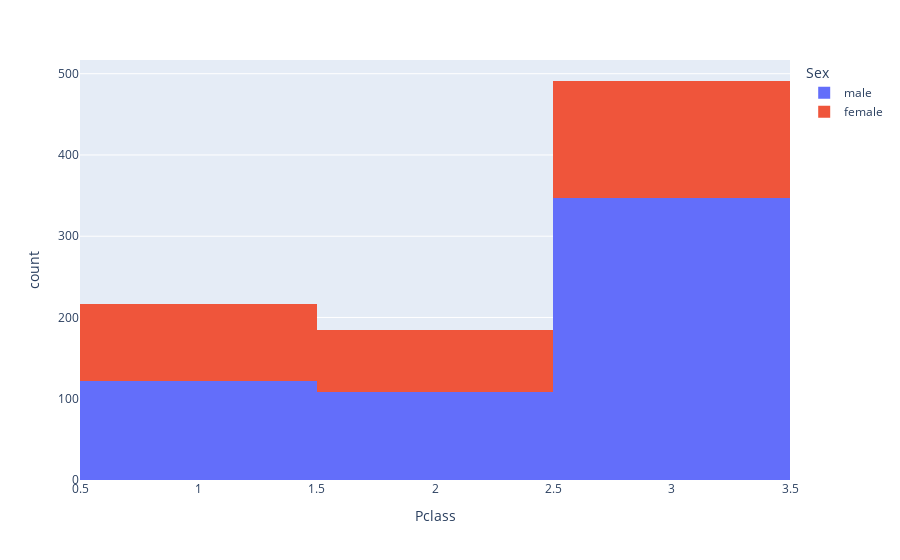

The notebook cell this image was saved under:
### Markdown cell above
## Data Visualization

### Code cell
fig = px.histogram(train_data,
                  color = 'Sex',
                  x = "Pclass")
fig.show()

### Figure 1 — Plotly figure (JSON) as saved in the notebook; plotly's stock layout.template omitted (floating-point values rounded to 4 significant figures; data arrays with more than 128 entries replaced by an {"elided": "..."} marker saying what was removed)
{"data": [{"alignmentgroup": "True", "bingroup": "x", "hovertemplate": "Sex=male<br>Pclass=%{x}<br>count=%{y}<extra></extra>", "legendgroup": "male", "marker": {"color": "#636efa", "pattern": {"shape": ""}}, "name": "male", "offsetgroup": "male", "orientation": "v", "showlegend": true, "type": "histogram", "x": {"elided": "577 int values"}, "xaxis": "x", "yaxis": "y"}, {"alignmentgroup": "True", "bingroup": "x", "hovertemplate": "Sex=female<br>Pclass=%{x}<br>count=%{y}<extra></extra>", "legendgroup": "female", "marker": {"color": "#EF553B", "pattern": {"shape": ""}}, "name": "female", "offsetgroup": "female", "orientation": "v", "showlegend": true, "type": "histogram", "x": {"elided": "314 int values"}, "xaxis": "x", "yaxis": "y"}], "layout": {"barmode": "relative", "legend": {"title": {"text": "Sex"}, "tracegroupgap": 0}, "margin": {"t": 60}, "xaxis": {"anchor": "y", "domain": [0, 1], "title": {"text": "Pclass"}}, "yaxis": {"anchor": "x", "domain": [0, 1], "title": {"text": "count"}}}}
